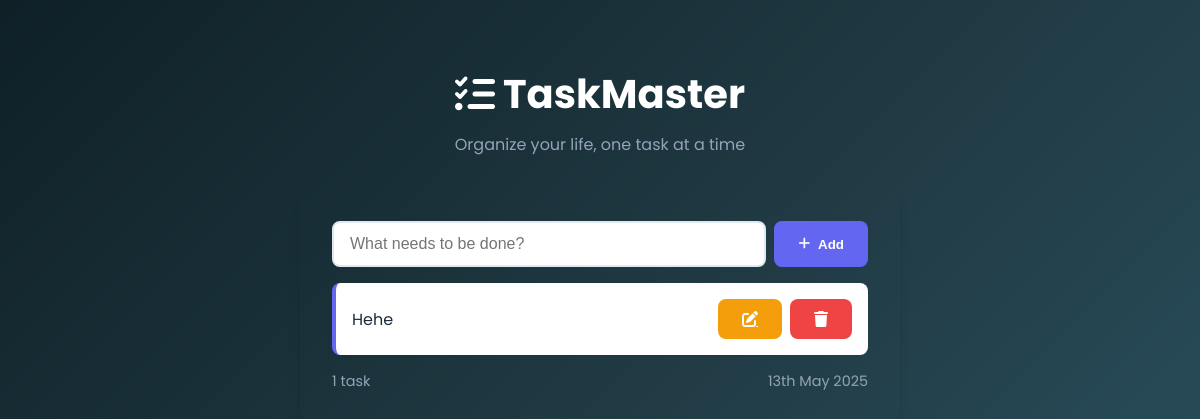
The app's page /, older data.
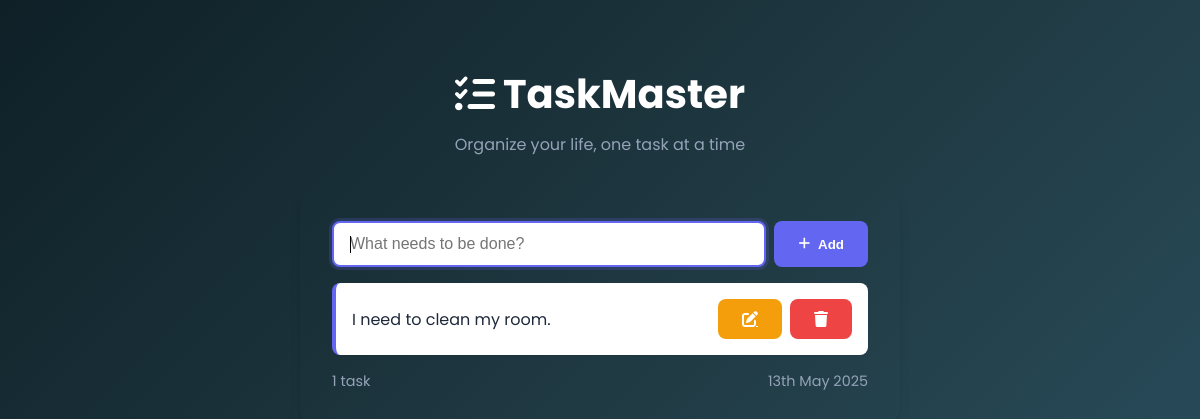
The same page, newer data.
### todo/models.py (models this page shows, shortened)
class Todo(models.Model):
    text = models.CharField(max_length = 200)
    is_completed = models.BooleanField(default=False)

### todo/views.py (the view)
# urls.py: path('',index,name="index"),
def index(request):
    todos = Todo.objects.all()
    if request.method == 'POST':
        text = request.POST['todo']
        todo = Todo.objects.create(text=text)
        todo.save()
        return redirect('index')
    return render(request,'index.html',{'todos':todos})

### todo/templates/index.html (shortened to what this page needs)
<!DOCTYPE html>
<html lang="en">
<head>
    <link rel="stylesheet" href="https://cdnjs.cloudflare.com/ajax/libs/font-awesome/6.0.0-beta3/css/all.min.css">
</head>
<body>
    <div class="container">
        <div class="header">
            <h1><i class="fas fa-tasks"></i> TaskMaster</h1>
            <p>Organize your life, one task at a time</p>
        </div>
        <div class="todo-card">
            <form method="POST">
                <div class="form-group">
                    <input type="text" name="todo" class="input-field" placeholder="What needs to be done?" value="" autofocus>
                    <button type="submit" class="btn btn-primary">
                        <i class="fas fa-plus"></i> Add
                    </button>
                </div>
            </form>
            {% if todos %}
                <ul class="todo-list">
                    {% for todo in todos %}
                        <li class="todo-item">
                            <span class="todo-text">{{ todo.text }}</span>
                            <div class="todo-actions">
                                <a href="{% url 'edit_todo' todo.id %}" class="btn btn-secondary">
                                    <i class="fas fa-edit"></i>
                                </a>
                                <a href="{% url 'delete_todo' todo.id %}" class="btn btn-danger">
                                    <i class="fas fa-trash"></i>
                                </a>
                            </div>
                        </li>
                    {% endfor %}
                </ul>
                <div class="stats">
                    <span>{{ todos|length }} task{{ todos|pluralize }}</span>
                    <span>{% now "jS F Y" %}</span>
                </div>
            {% else %}
                <div class="empty-state">
                    <i class="fas fa-clipboard-list"></i>
                    <p>Your to-do list is empty. Add a task to get started!</p>
                </div>
            {% endif %}
        </div>
    </div>
</body>
</html>

### todo/templates/index.html (style rules this page uses)
:root { --primary: #6366f1; --primary-dark: #4f46e5; --secondary: #f59e0b; --danger: #ef4444; --success: #10b981; --light: #f8fafc; --dark: #1e293b; --gray: #94a3b8; --card-shadow: 0 10px 15px -3px rgba(0, 0, 0, 0.1), 0 4px 6px -2px rgba(0, 0, 0, 0.05); }
* { margin: 0; padding: 0; box-sizing: border-box; }
body { font-family: 'Poppins', sans-serif; background: linear-gradient(135deg, #0f2027 0%, #203a43 50%, #2c5364 100%); min-height: 100vh; padding: 2rem; color: var(--dark); }
.container { max-width: 600px; margin: 2rem auto; animation: fadeIn 0.5s ease-out; }
.header { text-align: center; margin-bottom: 2rem; }
.header h1 { font-size: 2.5rem; font-weight: 700; color: white; margin-bottom: 0.5rem; display: flex; align-items: center; justify-content: center; gap: 0.5rem; }
.header p { color: var(--gray); font-size: 1rem; }
.todo-card { border-radius: 1rem; padding: 2rem; box-shadow: var(--card-shadow); margin-bottom: 2rem; }
.form-group { display: flex; gap: 0.5rem; margin-bottom: 1rem; }
.input-field { flex: 1; padding: 0.75rem 1rem; border: 2px solid #e2e8f0; border-radius: 0.5rem; font-size: 1rem; transition: all 0.3s ease; outline: none; }
.btn { padding: 0.75rem 1.5rem; border: none; border-radius: 0.5rem; font-weight: 600; cursor: pointer; transition: all 0.3s ease; display: inline-flex; align-items: center; justify-content: center; gap: 0.5rem; }
.btn-primary { background-color: var(--primary); color: white; }
.btn-secondary { background-color: var(--secondary); color: white; }
.btn-danger { background-color: var(--danger); color: white; }
.todo-list { list-style: none; }
.todo-item { background: white; padding: 1rem; border-radius: 0.5rem; margin-bottom: 0.75rem; display: flex; align-items: center; gap: 1rem; transition: all 0.3s ease; box-shadow: 0 1px 2px 0 rgba(0, 0, 0, 0.05); border-left: 4px solid var(--primary); }
.todo-text { flex: 1; font-size: 1rem; word-break: break-word; }
.todo-actions { display: flex; gap: 0.5rem; }
.stats { display: flex; justify-content: space-between; margin-top: 1rem; color: var(--gray); font-size: 0.9rem; }

Row changes from the older to the newer data that the page shows:
removed Todo: text "Hehe"
added Todo: text "I need to clean my room."
